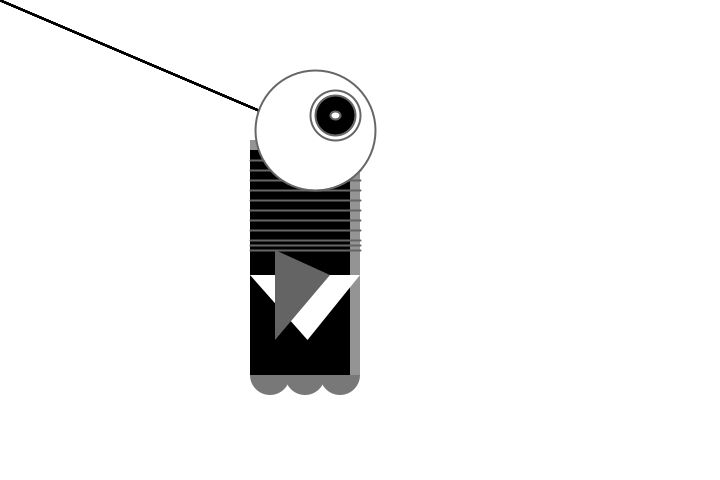
Frame 1 (no input)
Frame 60 (the mouse pressed at the canvas centre just before this capture): identical to frame 1, image omitted
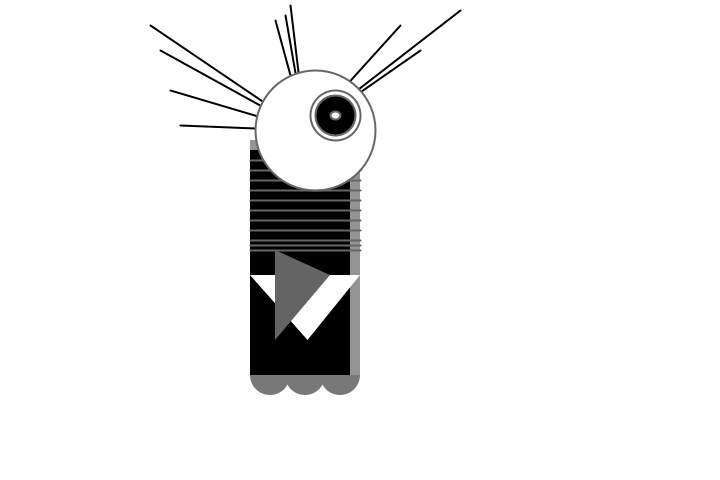
Frame 120 (the mouse held since frame 60 and released just before this capture)

The Processing sketch that drew these frames (run headless with seeded random() and noise(); from frame 60 on, the mouse is pressed at the canvas centre):

// Processing sketch: processing_186180
// ── processing_186180.pde

float mx;
float my;

void setup() {
size(720, 480);
smooth();
strokeWeight(2);
background(92, 69, 68);
ellipseMode(RADIUS);
} 

void draw(){
   background(255);
  stroke(0);
  if (mousePressed==true) {
    frameRate(5);
    stroke(0);
line(305, 130, 180, 125);
stroke(0);
line(305, 130, 170, 90);
stroke(0);
line(305, 130, 160, 50);
stroke(0);
line(305, 130, 150,  25);
stroke(0);
line(305, 130, 400, 25);
stroke(0);
line(305, 130, 420, 50);
stroke(0);
line(305, 130, 460, 10);
stroke(0);
line(305, 130, 290, 5);
stroke(0);
line(305, 130, 285, 15);
stroke(0);
line(305, 130, 275, 20);

  } else{
line(305, 130, mouseX, mouseY);
 
line(305, 130, mouseX, mouseY);
stroke(0);
line(305, 130, mouseX, mouseY);
stroke(0);
line(305, 130, mouseX, mouseY);
stroke(0);
line(305, 130, mouseX, mouseY);
stroke(0);
line(305, 130, mouseX, mouseY);
stroke(0);
line(305, 130, mouseX, mouseY);
stroke(0);
line(305, 130, mouseX, mouseY);
stroke(0);
line(305, 130, mouseX, mouseY);
  }
noStroke();
fill(120);
ellipse(270, 375, 20, 20);
noStroke();
fill(120);
ellipse(305, 375, 20, 20);
noStroke();
fill(120);
ellipse(340, 375, 20, 20);
 
noStroke();
fill(148);
rect(250, 140, 110, 235);
fill (0);
rect(250, 150, 100, 225);
 
stroke (102);
line(250, 250, 360, 250);
stroke (102);
line(250, 245, 360, 245);
stroke (102);
line(250, 240, 360, 240);
stroke (102);
line(250, 230, 360, 230);
stroke (102);
line(250, 220, 360, 220);
stroke (102);
line(250, 210, 360, 210);
stroke (102);
line(250, 200, 360, 200);
stroke (102);
line(250, 190, 360, 190);
stroke (102);
line(250, 180, 360, 180);
stroke (102);
line(250, 170, 360, 170);
stroke (102);
line(250, 160, 360, 160);
 
fill(255);
ellipse(315, 130, 60, 60);
fill(255);
ellipse(335, 115, 25, 25);
fill(0);
ellipse(335, 115, 20, 20);
fill(255);
ellipse(335, 115, 5, 4);
 
fill(255);
noStroke();
triangle(250, 275, 360, 275, 307.5, 340);
 
fill(100);
noStroke();
triangle(275, 250, 330, 275, 275, 340);
}
